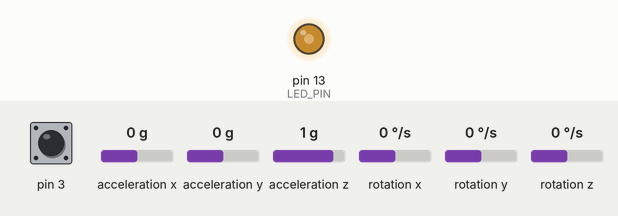
A sketch run on a simulated Arduino Leonardo, built with avr-gcc and run on an emulated ATmega32U4. Shown: output pins drawn as LEDs (lit = HIGH). Inputs (shaded band) come from the test bench; at power-on: pin 3 HIGH, acceleration x 0 g, acceleration y 0 g, acceleration z 1 g, rotation x 0 °/s, rotation y 0 °/s, rotation z 0 °/s. The sensor or clock chip raises its interrupt line as the real part does; what the sketch prints to the serial monitor is not drawn.

Above: at 1.7 s.
1.8 s: pin 3 pulled LOW for 0.15 s
At 3.0 s:
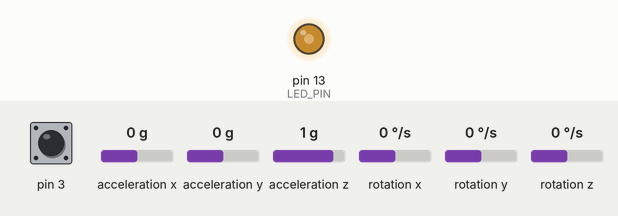
3.7 s: pin 3 pulled LOW for 1 s
At 4.85 s:
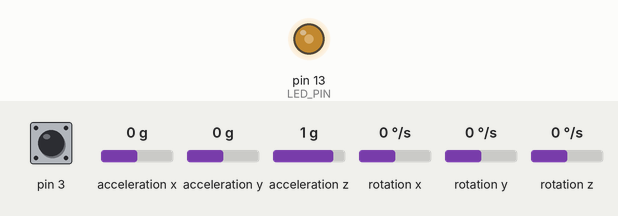
6.4 s: pin 3 pulled LOW for 3.2 s
At 10.3 s:
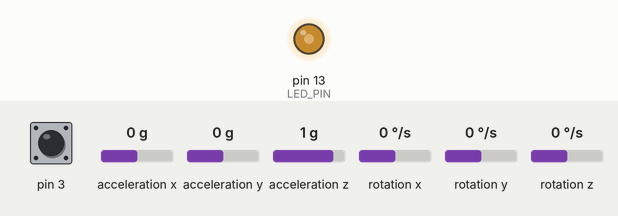
Timing chart, 0 to 11.8 s (numbered marks = the images above; inputs shaded):
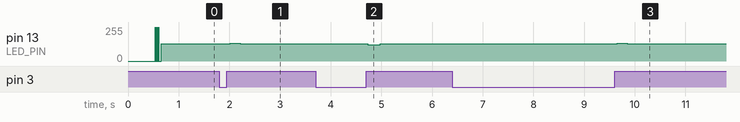

Measured:
- after the input at 1.8 s, pin 13 (LED_PIN): 128/255 → 134/255 after 0.21 s, → 128/255 0.20 s later
- after the input at 3.7 s, pin 13 (LED_PIN): 128/255 → 121/255 after 1.0 s, → 128/255 0.24 s later
- after the input at 6.4 s, pin 13 (LED_PIN): 128/255 → 134/255 after 3.3 s, → 128/255 0.20 s later

The sketch:

Accelerometer.ino
```cpp
// I2C device class (I2Cdev) demonstration Arduino sketch for MPU6050 class using DMP (MotionApps v2.0)
// 6/21/2012 by Jeff Rowberg <jeff@rowberg.net>
// Updates should (hopefully) always be available at https://github.com/jrowberg/i2cdevlib
//
// Changelog:
//      2013-05-08 - added seamless Fastwire support
//                 - added note about gyro calibration
//      2012-06-21 - added note about Arduino 1.0.1 + Leonardo compatibility error
//      2012-06-20 - improved FIFO overflow handling and simplified read process
//      2012-06-19 - completely rearranged DMP initialization code and simplification
//      2012-06-13 - pull gyro and accel data from FIFO packet instead of reading directly
//      2012-06-09 - fix broken FIFO read sequence and change interrupt detection to RISING
//      2012-06-05 - add gravity-compensated initial reference frame acceleration output
//                 - add 3D math helper file to DMP6 example sketch
//                 - add Euler output and Yaw/Pitch/Roll output formats
//      2012-06-04 - remove accel offset clearing for better results (thanks Sungon Lee)
//      2012-06-01 - fixed gyro sensitivity to be 2000 deg/sec instead of 250
//      2012-05-30 - basic DMP initialization working

/* ============================================
I2Cdev device library code is placed under the MIT license
Copyright (c) 2012 Jeff Rowberg

Permission is hereby granted, free of charge, to any person obtaining a copy
of this software and associated documentation files (the "Software"), to deal
in the Software without restriction, including without limitation the rights
to use, copy, modify, merge, publish, distribute, sublicense, and/or sell
copies of the Software, and to permit persons to whom the Software is
furnished to do so, subject to the following conditions:

The above copyright notice and this permission notice shall be included in
all copies or substantial portions of the Software.

THE SOFTWARE IS PROVIDED "AS IS", WITHOUT WARRANTY OF ANY KIND, EXPRESS OR
IMPLIED, INCLUDING BUT NOT LIMITED TO THE WARRANTIES OF MERCHANTABILITY,
FITNESS FOR A PARTICULAR PURPOSE AND NONINFRINGEMENT. IN NO EVENT SHALL THE
AUTHORS OR COPYRIGHT HOLDERS BE LIABLE FOR ANY CLAIM, DAMAGES OR OTHER
LIABILITY, WHETHER IN AN ACTION OF CONTRACT, TORT OR OTHERWISE, ARISING FROM,
OUT OF OR IN CONNECTION WITH THE SOFTWARE OR THE USE OR OTHER DEALINGS IN
THE SOFTWARE.
===============================================
*/

// I2Cdev and MPU6050 must be installed as libraries, or else the .cpp/.h files
// for both classes must be in the include path of your project
#include "I2Cdev.h"

#include "MPU6050_6Axis_MotionApps20.h"
//#include "MPU6050.h" // not necessary if using MotionApps include file

// Arduino Wire library is required if I2Cdev I2CDEV_ARDUINO_WIRE implementation
// is used in I2Cdev.h
#if I2CDEV_IMPLEMENTATION == I2CDEV_ARDUINO_WIRE
    #include "Wire.h"
#endif

// class default I2C address is 0x68
// specific I2C addresses may be passed as a parameter here
// AD0 low = 0x68 (default for SparkFun breakout and InvenSense evaluation board)
// AD0 high = 0x69
MPU6050 mpu;
//MPU6050 mpu(0x69); // <-- use for AD0 high

/* =========================================================================
   NOTE: In addition to connection 3.3v, GND, SDA, and SCL, this sketch
   depends on the MPU-6050's INT pin being connected to the Arduino's
   external interrupt #0 pin. On the Arduino Uno and Mega 2560, this is
   digital I/O pin 2.
 * ========================================================================= */

/* =========================================================================
   NOTE: Arduino v1.0.1 with the Leonardo board generates a compile error
   when using Serial.write(buf, len). The Teapot output uses this method.
   The solution requires a modification to the Arduino USBAPI.h file, which
   is fortunately simple, but annoying. This will be fixed in the next IDE
   release. For more info, see these links:

   http://arduino.cc/forum/index.php/topic,109987.0.html
   http://code.google.com/p/arduino/issues/detail?id=958
 * ========================================================================= */


// uncomment "OUTPUT_READABLE_QUATERNION" if you want to see the actual
// quaternion components in a [w, x, y, z] format (not best for parsing
// on a remote host such as Processing or something though)
//#define OUTPUT_READABLE_QUATERNION

// uncomment "OUTPUT_READABLE_EULER" if you want to see Euler angles
// (in degrees) calculated from the quaternions coming from the FIFO.
// Note that Euler angles suffer from gimbal lock (for more info, see
// http://en.wikipedia.org/wiki/Gimbal_lock)
//#define OUTPUT_READABLE_EULER

// uncomment "OUTPUT_READABLE_YAWPITCHROLL" if you want to see the yaw/
// pitch/roll angles (in degrees) calculated from the quaternions coming
// from the FIFO. Note this also requires gravity vector calculations.
// Also note that yaw/pitch/roll angles suffer from gimbal lock (for
// more info, see: http://en.wikipedia.org/wiki/Gimbal_lock)
// #define OUTPUT_READABLE_YAWPITCHROLL

// uncomment "OUTPUT_READABLE_REALACCEL" if you want to see acceleration
// components with gravity removed. This acceleration reference frame is
// not compensated for orientation, so +X is always +X according to the
// sensor, just without the effects of gravity. If you want acceleration
// compensated for orientation, us OUTPUT_READABLE_WORLDACCEL instead.
#define OUTPUT_READABLE_REALACCEL

// uncomment "OUTPUT_READABLE_WORLDACCEL" if you want to see acceleration
// components with gravity removed and adjusted for the world frame of
// reference (yaw is relative to initial orientation, since no magnetometer
// is present in this case). Could be quite handy in some cases.
//#define OUTPUT_READABLE_WORLDACCEL

// uncomment "OUTPUT_TEAPOT" if you want output that matches the
// format used for the InvenSense teapot demo
//#define OUTPUT_TEAPOT


#define LED_PIN 13 // (Arduino is 13, Teensy is 11, Teensy++ is 6)
bool blinkState = false;

// MPU control/status vars
bool dmpReady = false;  // set true if DMP init was successful
uint8_t mpuIntStatus;   // holds actual interrupt status byte from MPU
uint8_t devStatus;      // return status after each device operation (0 = success, !0 = error)
uint16_t packetSize;    // expected DMP packet size (default is 42 bytes)
uint16_t fifoCount;     // count of all bytes currently in FIFO
uint8_t fifoBuffer[64]; // FIFO storage buffer

// orientation/motion vars
Quaternion q;           // [w, x, y, z]         quaternion container
VectorInt16 aa;         // [x, y, z]            accel sensor measurements
VectorInt16 aaReal;     // [x, y, z]            gravity-free accel sensor measurements
VectorInt16 aaWorld;    // [x, y, z]            world-frame accel sensor measurements
VectorFloat gravity;    // [x, y, z]            gravity vector
float euler[3];         // [psi, theta, phi]    Euler angle container
float ypr[3];           // [yaw, pitch, roll]   yaw/pitch/roll container and gravity vector

// packet structure for InvenSense teapot demo
uint8_t teapotPacket[14] = { '$', 0x02, 0,0, 0,0, 0,0, 0,0, 0x00, 0x00, '\r', '\n' };


// ================================================================
// ===               INTERRUPT DETECTION ROUTINE                ===
// ================================================================

volatile bool mpuInterrupt = false;     // indicates whether MPU interrupt pin has gone high
void dmpDataReady() {
    mpuInterrupt = true;
}


// ================================================================
// ===                      INITIAL SETUP                       ===
// ================================================================

void setup() {
    // join I2C bus (I2Cdev library doesn't do this automatically)
    #if I2CDEV_IMPLEMENTATION == I2CDEV_ARDUINO_WIRE
        Wire.begin();
        TWBR = 24; // 400kHz I2C clock (200kHz if CPU is 8MHz)
    #elif I2CDEV_IMPLEMENTATION == I2CDEV_BUILTIN_FASTWIRE
        Fastwire::setup(400, true);
    #endif

    // initialize serial communication
    // (115200 chosen because it is required for Teapot Demo output, but it's
    // really up to you depending on your project)
    Serial.begin(115200);
    while (!Serial); // wait for Leonardo enumeration, others continue immediately

    // NOTE: 8MHz or slower host processors, like the Teensy @ 3.3v or Ardunio
    // Pro Mini running at 3.3v, cannot handle this baud rate reliably due to
    // the baud timing being too misaligned with processor ticks. You must use
    // 38400 or slower in these cases, or use some kind of external separate
    // crystal solution for the UART timer.

    // initialize device
    Serial.println(F("Initializing I2C devices..."));
    mpu.initialize();

    // verify connection
    Serial.println(F("Testing device connections..."));
    Serial.println(mpu.testConnection() ? F("MPU6050 connection successful") : F("MPU6050 connection failed"));

    // load and configure the DMP
    Serial.println(F("Initializing DMP..."));
    devStatus = mpu.dmpInitialize();

    // supply your own gyro offsets here, scaled for min sensitivity
    mpu.setXGyroOffset(220);
    mpu.setYGyroOffset(76);
    mpu.setZGyroOffset(-85);
    mpu.setZAccelOffset(1788); // 1688 factory default for my test chip

    // make sure it worked (returns 0 if so)
    if (devStatus == 0) {
        // turn on the DMP, now that it's ready
        Serial.println(F("Enabling DMP..."));
        mpu.setDMPEnabled(true);

        // enable Arduino interrupt detection
        Serial.println(F("Enabling interrupt detection (Arduino external interrupt 0)..."));
        attachInterrupt(0, dmpDataReady, RISING);
        mpuIntStatus = mpu.getIntStatus();

        // set our DMP Ready flag so the main loop() function knows it's okay to use it
        Serial.println(F("DMP ready! Waiting for first interrupt..."));
        dmpReady = true;

        // get expected DMP packet size for later comparison
        packetSize = mpu.dmpGetFIFOPacketSize();
    } else {
        // ERROR!
        // 1 = initial memory load failed
        // 2 = DMP configuration updates failed
        // (if it's going to break, usually the code will be 1)
        Serial.print(F("DMP Initialization failed (code "));
        Serial.print(devStatus);
        Serial.println(F(")"));
    }

    // configure LED for output
    pinMode(LED_PIN, OUTPUT);
}


// ================================================================
// ===                    MAIN PROGRAM LOOP                     ===
// ================================================================

void loop() {
    // if programming failed, don't try to do anything
    if (!dmpReady) return;

    // wait for MPU interrupt or extra packet(s) available
    while (!mpuInterrupt && fifoCount < packetSize) {
        // other program behavior stuff here
        // .
        // .
        // .
        // if you are really paranoid you can frequently test in between other
        // stuff to see if mpuInterrupt is true, and if so, "break;" from the
        // while() loop to immediately process the MPU data
        // .
        // .
        // .
    }

    // reset interrupt flag and get INT_STATUS byte
    mpuInterrupt = false;
    mpuIntStatus = mpu.getIntStatus();

    // get current FIFO count
    fifoCount = mpu.getFIFOCount();

    // check for overflow (this should never happen unless our code is too inefficient)
    if ((mpuIntStatus & 0x10) || fifoCount == 1024) {
        // reset so we can continue cleanly
        mpu.resetFIFO();
        Serial.println(F("FIFO overflow!"));

    // otherwise, check for DMP data ready interrupt (this should happen frequently)
    } else if (mpuIntStatus & 0x02) {
        // wait for correct available data length, should be a VERY short wait
        while (fifoCount < packetSize) fifoCount = mpu.getFIFOCount();

        // read a packet from FIFO
        mpu.getFIFOBytes(fifoBuffer, packetSize);

        // track FIFO count here in case there is > 1 packet available
        // (this lets us immediately read more without waiting for an interrupt)
        fifoCount -= packetSize;


            // display real acceleration, adjusted to remove gravity
        mpu.dmpGetQuaternion(&q, fifoBuffer);
        mpu.dmpGetAccel(&aa, fifoBuffer);
        mpu.dmpGetGravity(&gravity, &q);
        mpu.dmpGetLinearAccel(&aaReal, &aa, &gravity);
        Serial.print("areal\t");
        Serial.print(aaReal.x);
        Serial.print("\t");
        Serial.print(aaReal.y);
        Serial.print("\t");
        Serial.println(aaReal.z);

        // SEND VALUES TO WHEREVER THEY GO

        // blink LED to indicate activity
        blinkState = !blinkState;
        digitalWrite(LED_PIN, blinkState);
    }
}
```
